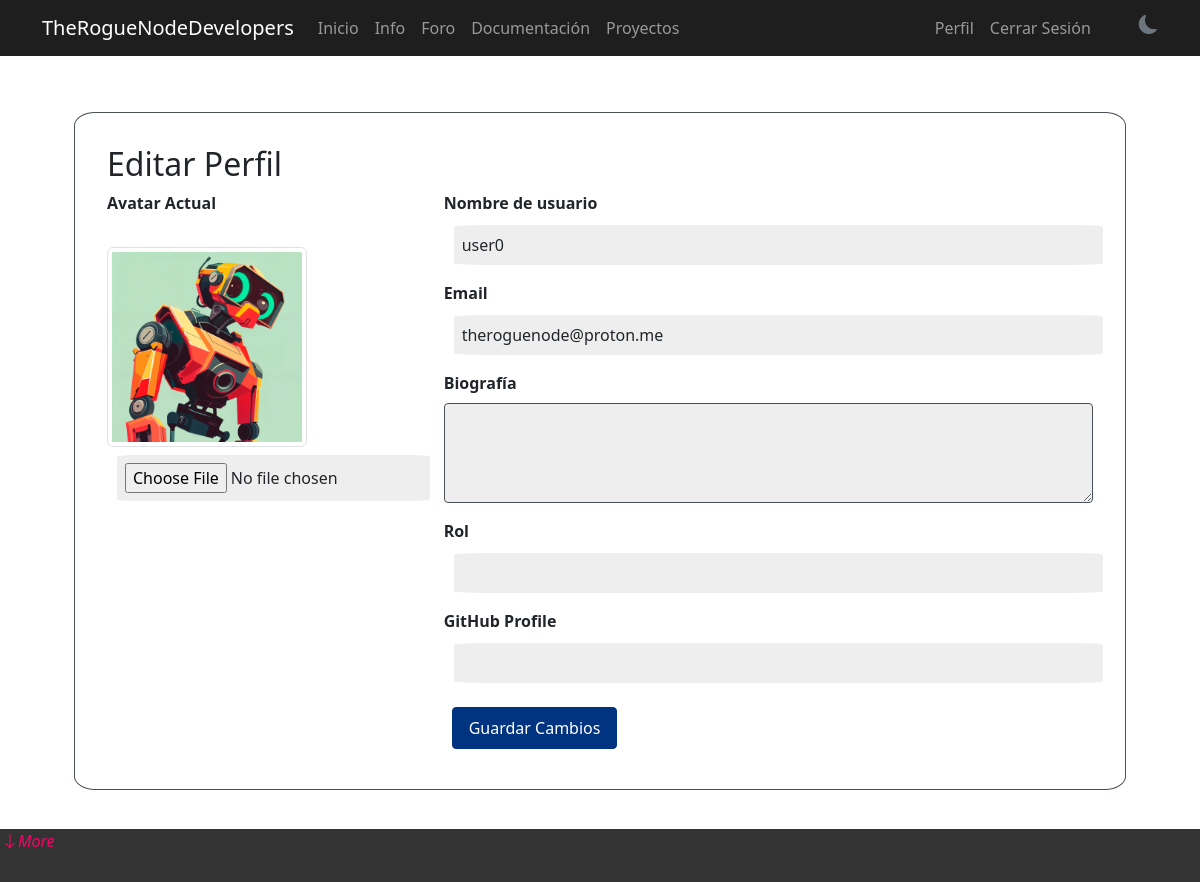
Page /accounts/profile/ (signed in) on the committed database.
### accounts/models.py (models this page shows, shortened)
class CustomUser(AbstractUser):
    email = models.EmailField(_('email address'), unique=True)
    bio = models.TextField(_('biography'), max_length=500, blank=True)
    avatar = models.ImageField(
        upload_to='avatars/',
        blank=True,
        null=True,
        default='avatars/default.png'
    )
    role = models.CharField(max_length=100, blank=True)
    github_profile = models.URLField(blank=True)
    USERNAME_FIELD = 'email'
    REQUIRED_FIELDS = ['username']
    class Meta:
        verbose_name = _('user')
        verbose_name_plural = _('users')

### accounts/views.py (the view, shortened to what this page needs)
# urls.py: path('profile/', views.ProfileView.as_view(), name='profile'),
class ProfileView(LoginRequiredMixin, UpdateView):
    model = CustomUser
    fields = ['username', 'email', 'avatar', 'bio', 'role', 'github_profile']
    template_name = 'accounts/profile.html'
    success_url = reverse_lazy('accounts:profile')
    def get_object(self):
        return self.request.user

### accounts/templates/accounts/profile.html (shortened to what this page needs)
{% extends 'base.html' %}
{% load static %}
{% block content %}
<div class="card-profile">
    <h2>Editar Perfil</h2>
    <form method="post" enctype="multipart/form-data">
        <div class="row">
            <div class="col-md-4">
                <div class="form-group">
                    <label>Avatar Actual</label><br>
                    <img src="{{ user.avatar.url }}" class="img-thumbnail" width="200"
                         >
                    <input type="file" name="avatar" accept="image/*" class="form-control-file mt-2">
                </div>
            </div>
            <div class="col-md-8">
                <div class="form-group">
                    <label>Nombre de usuario</label>
                    <input type="text" name="username" value="{{ form.username.value }}"
                           class="form-control {% if form.username.errors %}is-invalid{% endif %}">
                </div>
                <div class="form-group">
                    <label>Email</label>
                    <input type="email" name="email" value="{{ form.email.value }}"
                           class="form-control {% if form.email.errors %}is-invalid{% endif %}">
                </div>
                <div class="form-group">
                    <label>Biografía</label>
                    <textarea name="bio" class="form-control {% if form.bio.errors %}is-invalid{% endif %}"
                              rows="3">{{ form.bio.value }}</textarea>
                </div>
                <div class="form-group">
                    <label>Rol</label>
                    <input type="text" name="role" value="{{ form.role.value }}" class="form-control">
                </div>
                <div class="form-group">
                    <label>GitHub Profile</label>
                    <input type="url" name="github_profile" value="{{ form.github_profile.value }}"
                           class="form-control">
                </div>
                <button type="submit" class="btn btn-primary">Guardar Cambios</button>
            </div>
        </div>
    </form>
</div>
{% endblock %}

### TheRogueNodeDevelopers/static/css/styles.css (style rules this page uses)
[data-theme="light"] { --primary-bg: #fff; --secondary-bg: #1e1e1e; --text-color: #212529; --accent-color: #ff0066; --card-bg: #eee; --border-color: #495057; --bs-btn-bg: #ff0066; --title-color: #003380; }
body { background-color: var(--primary-bg); color: var(--text-color); transition: background-color 0.3s ease, color 0.3s ease; }
[data-theme="light"] .btn { background-color: #003380; border-color: #003380; }
input { background-color: var(--card-bg) !important; margin: 10px !important; border-radius: 5% !important; border-style:none !important; border-color: var(--border-color); }
textarea.form-control { min-height: 150px; background-color: var(--card-bg); color: var(--text-color); border: 1px solid var(--border-color); }
.form-group { margin-bottom: 1rem; }
.form-group label { display: block; margin-bottom: 0.5rem; font-weight: 600; }
.form-group input, .form-group textarea { background-color:var(--card-bg)!important; border-color: var(--border-color)!important; width: 100%; padding: 0.5rem; border: 1px solid; border-radius: 4px; }
.form-group textarea { background-color:var(--card-bg)!important; border-color: var(--border-color)!important; min-height: 100px; resize: vertical; }
[data-theme="dark"] .form-group input, .form-group textarea { background-color:var(--card-bg) !important; border-color: var(--border-color) !important; color: var(--secondary-bg)!important; }
.btn { padding: 0.5rem 1rem; margin: 0.5rem; border-radius: 4px; text-decoration: none; cursor: pointer; }
.card-profile { border:var(--border-color); border-style: solid; border-radius: 2%; border-width: 1px; margin: 2rem; padding: 2rem; }
body { margin: 0; margin-bottom: 5%; display: flex; flex-direction: column; justify-content: flex-end; }

### rows in the picture
CustomUser: avatar (placeholder picture), username "user0", email "theroguenode@proton.me"
